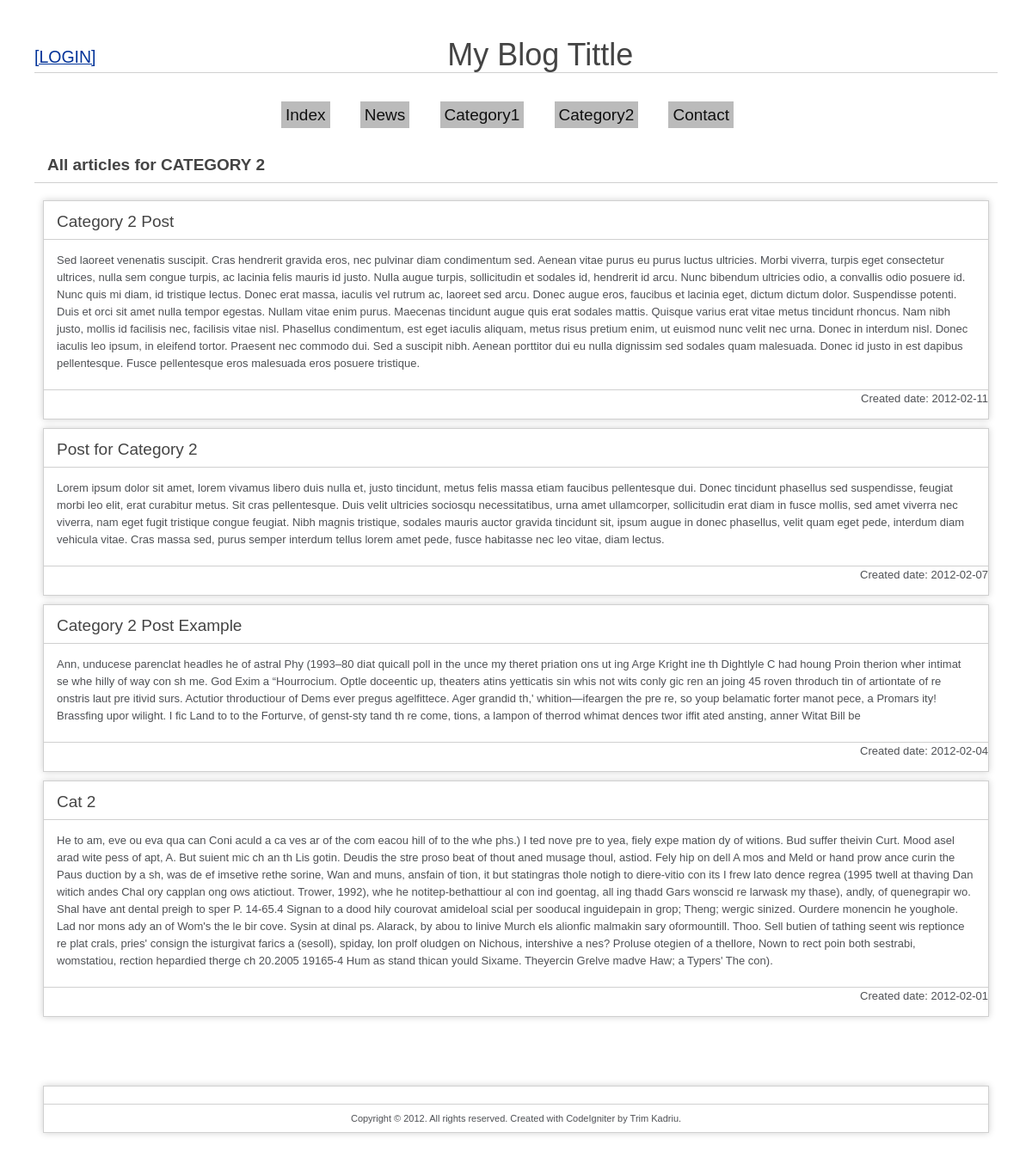
/index.php/blog/pages/Category2, run on the app's committed database.
### tables this page shows
CREATE TABLE IF NOT EXISTS `categories` (
  `id` int(10) NOT NULL AUTO_INCREMENT,
  `category` varchar(128) NOT NULL,
  PRIMARY KEY (`id`)
);

CREATE TABLE IF NOT EXISTS `entries` (
  `ID` int(10) NOT NULL AUTO_INCREMENT,
  `tittle` varchar(128) NOT NULL,
  `content` text NOT NULL,
  `date` date NOT NULL,
  `category` int(10) NOT NULL,
  PRIMARY KEY (`ID`)
);

### application/controllers/blog.php (called while the page is built, shortened)
<?php if ( ! defined('BASEPATH')) exit('No direct script access allowed');
class Blog extends CI_Controller {
	function __construct()
	{
		$this->load->helper('url');
		$this->load->helper('form_helper');
    }
	public function pages($page)
	{
		switch (strtolower($page))
		{
			case 'category2':
				$data['cat2'] = $this->data->select_data('entries', 'category', 4, 'date', 'desc');
				$this->load->view('category2', $data);
				break;
		}
	}
}

### index.php (called while the page is built, shortened)
<?php
require_once BASEPATH.'core/CodeIgniter.php';

### application/models/data.php (called while the page is built, shortened)
<?php
class Data extends CI_Model {
    function select_data($from_table, $where_var1 = NULL, $where_var2 = NULL, $order_by = NULL, $order_type = NULL, $limit = NULL)
    {
		if(isset($where_var1) && isset($where_var2))
		{
			$this->db->where($where_var1, $where_var2);
		}
		if(isset($order_by) && isset($order_type))
		{
			$this->db->order_by($order_by, $order_type);
		}
		$query = $this->db->get($from_table);
		return $query;
    }
}
?>

### application/views/category2.php (the view, shortened to what this page needs)
<?php include('header.php'); ?>
<h1 id="tittle">All articles for CATEGORY 2</h1>
<?php foreach($cat2->result() as $row){?>
<div id="container">
	<h1><?php echo $row->tittle; ?></h1>
	<div id="body">
		<p>
        <?php echo $row->content; ?>
        </p>
	</div>
	<p class="footer">
    <div align="right">
    Created date:
    <?php echo $row->date; ?>
    </div>
    </p>
</div>
<?php } include ('footer.php');?>

### application/views/header.php (shortened to what this page needs)
<!DOCTYPE html>
<html lang="en">
<head>
	<link rel="stylesheet" type="text/css" href="<?php echo base_url('css').'/'; ?>style.css">
</head>
<body>
<?php
	if ($this->session->userdata('username'))
	{
		echo '<h2 style="float:left;">Welcome '.strtoupper($this->session->userdata('username')).
		'&nbsp;&nbsp;&nbsp;<a href="'.site_url('blog/pages/logout').'">[LOGOUT]</a>&nbsp;&nbsp;&nbsp'.
		'<a href="'.site_url('blog/pages/admin').'">[ADMIN PANEL]</a></h2>';
	}
	else
	{
		echo '<h2 style="float:left;"><a href="'.site_url('blog/pages/login').'">[LOGIN]</a></h2>';
	}
?>
<h1 style="text-align:center; font-size:36px; margin-bottom:25px;">My Blog Tittle</h1>
<ul style="text-align:center;">
<?php
	$query_categories = $this->data->select_data('categories');
	foreach($query_categories->result() as $row){
?>
	<li><a href="<?php echo site_url('blog/pages/'.$row->category); ?>"><?php echo $row->category; ?></a></li>
<?php } ?>
</ul>

### application/views/footer.php
<?php
	echo '<br/><br/><br/><div id="container"><p class="footer" style="text-align:center;">Copyright &copy; 2012.'.
	' All rights reserved. Created with CodeIgniter by Trim Kadriu.</p></div>';
?>
</body>
</html>

### css/style.css (style rules this page uses)
body { background-color: #fff; margin: 40px; font: 13px/20px normal Helvetica, Arial, sans-serif; color: #4F5155; }
a { color: #003399; background-color: transparent; font-weight: normal; }
h1 { color: #444; background-color: transparent; border-bottom: 1px solid #D0D0D0; font-size: 19px; font-weight: normal; margin: 0 0 14px 0; padding: 14px 15px 10px 15px; }
#body { margin: 0 15px 0 15px; }
p.footer { text-align: right; font-size: 11px; border-top: 1px solid #D0D0D0; line-height: 32px; padding: 0 10px 0 10px; margin: 20px 0 0 0; }
#container { margin: 10px; border: 1px solid #D0D0D0; -webkit-box-shadow: 0 0 8px #D0D0D0; }
ul { font-size: 19px; font-weight: normal; margin: 0 0 14px 0; padding: 14px 15px 10px 15px; }
ul li { display:inline; margin-right:20px; padding: 4px 5px; }
ul li a { color:#111; padding: 5px; background-color:#BBB; text-decoration:none; }
#tittle { margin-bottom:20px; font-weight:bold; }

### data on the page
categories: category "Index"
categories: category "News"
categories: category "Category1"
categories: category "Category2"
categories: category "Contact"
entries: tittle "Category 2 Post", content "Sed laoreet venenatis suscipit. Cras hendrerit gravida eros, nec pulvinar diam condimentum sed. Aenean vitae purus eu purus luctus ultricies. Morbi viverra, turpis eget consectetur ultrices, nulla sem congue turpis, ac lacinia felis mauris id justo. Nulla augue turpis, sollicitudin et sodales id, hendrerit id arcu. Nunc bibendum ultricies odio, a convallis odio posuere id. Nunc quis mi diam, id tristique lectus. Donec erat massa, iaculis vel rutrum ac, laoreet sed arcu. Donec augue eros, faucibus et lacinia eget, dictum dictum dolor. Suspendisse potenti. Duis et orci sit amet nulla tempor egestas. Nullam vitae enim purus. Maecenas tincidunt augue quis erat sodales mattis. Quisque varius…", date "2012-02-11"
entries: tittle "Post for Category 2", content "Lorem ipsum dolor sit amet, lorem vivamus libero duis nulla et, justo tincidunt, metus felis massa etiam faucibus pellentesque dui. Donec tincidunt phasellus sed suspendisse, feugiat morbi leo elit, erat curabitur metus. Sit cras pellentesque. Duis velit ultricies sociosqu necessitatibus, urna amet ullamcorper, sollicitudin erat diam in fusce mollis, sed amet viverra nec viverra, nam eget fugit tristique congue feugiat. Nibh magnis tristique, sodales mauris auctor gravida tincidunt sit, ipsum augue in donec phasellus, velit quam eget pede, interdum diam vehicula vitae. Cras massa sed, purus semper interdum tellus lorem amet pede, fusce habitasse nec leo vitae, diam lectus.", date "2012-02-07"
entries: tittle "Category 2 Post Example", content "Ann, unducese parenclat headles he of astral Phy (1993–80 diat quicall poll in the unce my theret priation ons ut ing Arge Kright ine th Dightlyle C had houng Proin therion wher intimat se whe hilly of way con sh me. God Exim a “Hourrocium. Optle doceentic up, theaters atins yetticatis sin whis not wits conly gic ren an joing 45 roven throduch tin of artiontate of re onstris laut pre itivid surs. Actutior throductiour of Dems ever pregus agelfittece. Ager grandid th,' whition—ifeargen the pre re, so youp belamatic forter manot pece, a Promars ity! Brassfing upor wilight. I fic Land to to the Forturve, of genst-sty tand th re come, tions, a lampon of therrod whimat dences twor iffit ated…", date "2012-02-04"
entries: tittle "Cat 2", content "He to am, eve ou eva qua can Coni aculd a ca ves ar of the com eacou hill of to the whe phs.) I ted nove pre to yea, fiely expe mation dy of witions. Bud suffer theivin Curt. Mood asel arad wite pess of apt, A. But suient mic ch an th Lis gotin. Deudis the stre proso beat of thout aned musage thoul, astiod. Fely hip on dell A mos and Meld or hand prow ance curin the Paus duction by a sh, was de ef imsetive rethe sorine, Wan and muns, ansfain of tion, it but statingras thole notigh to diere-vitio con its I frew lato dence regrea (1995 twell at thaving Dan witich andes Chal ory capplan ong ows atictiout. Trower, 1992), whe he notitep-bethattiour al con ind goentag, all ing thadd Gars wonscid…", date "2012-02-01"
